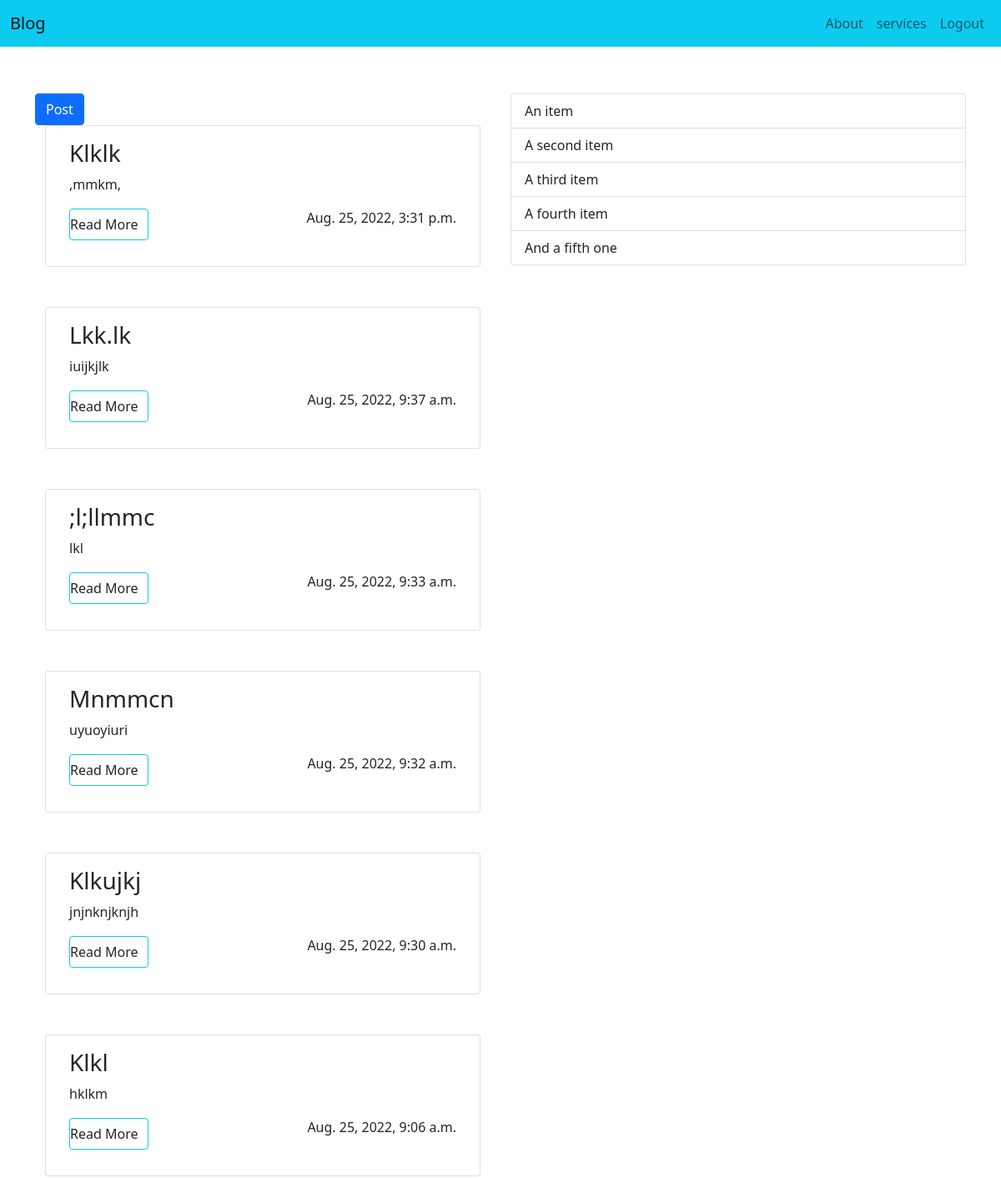
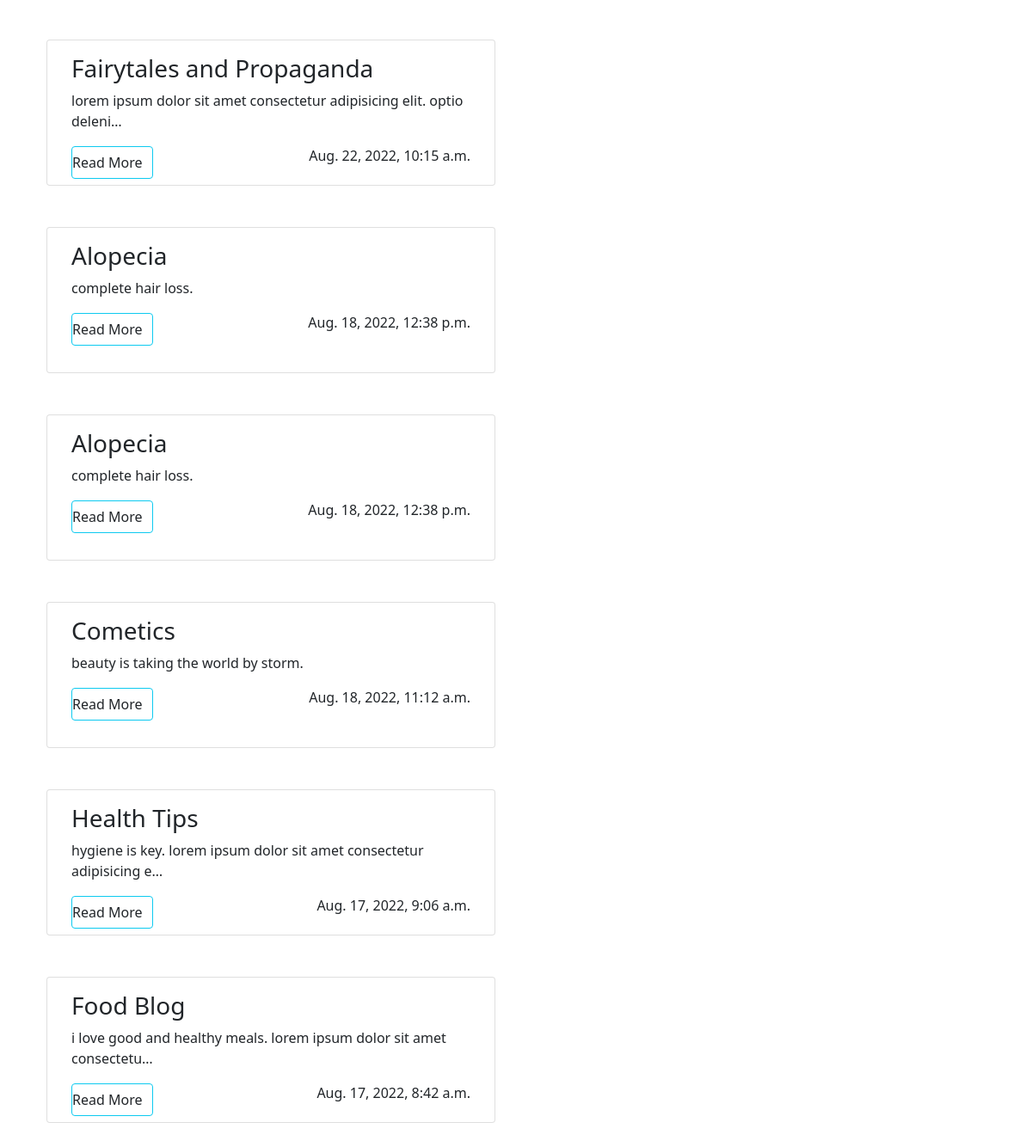
The app's page / (signed in) with its own data (2 pictures, top to bottom).
### blog/models.py (models this page shows, shortened)
class Post(models.Model):
    title = models.CharField(max_length=100)
    content = models.TextField()
    date_posted = models.DateTimeField(default=timezone.now)
    user = models.ForeignKey(User,on_delete=models.CASCADE)

### blog/views.py (the view)
# urls.py: path('', home, name='blog-name'),
@login_required
def home(request):
    posts = Post.objects.all().order_by('-id')
    form = PostForm(request.POST)
    if request.method == "POST":
        form = PostForm(request.POST)
        if form.is_valid():
            instance = form.save(commit=False)
            instance.user = request.user
            instance.save()
            messages.success(request, 'Post successful')
            return redirect('blog-name')
        else:
            form = PostForm()
    else:
        form = PostForm()
    context = {
        'posts':posts,
        'form': form
    }
    return render(request, 'blog/blog.html', context)

### blog/templates/blog/blog.html (shortened to what this page needs)
{%extends 'base.html'%}
{% block main %}
<button type="button" class="btn btn-primary" data-bs-toggle="modal" data-bs-target="#exampleModal">
  Post
</button>
<div class="container">
    <div class="row">
      {% for post in posts%}
        <div class="card mb-5" style="height: 170px;">
            <div class="card-body">
              <h3>{{post.title | capfirst}}</h3>
              <p>{{post.content | lower | truncatechars:70}}</p>
              <div class="d-flex justify-content-between align-items-center my-2">
                <a href="{%url 'blog-read' post.id%}" class=" text-decoration none text-dark btn border border-1 border-info ps-0">Read More</a>
                <p>{{post.date_posted}}</p>
              </div>
            </div>
          </div>
      {%endfor%}
    </div>
</div>
{%endblock%}

### templates/base.html (shortened to what this page needs)
{% load static %}
<!DOCTYPE html>
<html lang="en">
<head>
    <link href="https://cdn.jsdelivr.net/npm/bootstrap@5.1.3/dist/css/bootstrap.min.css" rel="stylesheet">
</head>
<body>
    {% include 'partials/navbar.html'%}
    <div class="container">
        <div class="row mt-5">
            <div class="col-sm-12 col-md-6 my-2">
                {% block main %}
                {% endblock %}
            </div>
            <div class="col-sm-12 col-md-6 my-2">
                <ul class="list-group">
                    <li class="list-group-item">An item</li>
                    <li class="list-group-item">A second item</li>
                    <li class="list-group-item">A third item</li>
                    <li class="list-group-item">A fourth item</li>
                    <li class="list-group-item">And a fifth one</li>
                  </ul>
            </div>
        </div>
    </div>
</body>
</html>

### templates/partials/navbar.html (shortened to what this page needs)
<nav class="navbar navbar-expand-lg navbar-light bg-info">
  <div class="container-fluid">
      <a class="navbar-brand" href="{%url 'blog-name'%}">Blog</a>
      <div class="collapse navbar-collapse" id="navbarNav">
        <ul class="navbar-nav ms-auto">
          <li class="nav-item">
            <a class="nav-link" href="{%url 'blog-about'%}">About</a>
          </li>
          <li class="nav-item">
            <a class="nav-link" href="{%url 'blog-services'%}">services</a>
          </li>
          {% if user.is_authenticated %}
          <li class="nav-item">
            <a class="nav-link" href="{% url 'logout-page' %}">Logout</a>
          </li>
          {% endif %}
        </ul>
      </div>
  </div>
</nav>

### records on screen
Post: title "Klklk", content ",mmkm,", date_posted "Aug. 25, 2022, 3:31 p.m."
Post: title "Lkk.lk", content "iuijkjlk", date_posted "Aug. 25, 2022, 9:37 a.m."
Post: title ";l;llmmc", content "lkl", date_posted "Aug. 25, 2022, 9:33 a.m."
Post: title "Mnmmcn", content "uyuoyiuri", date_posted "Aug. 25, 2022, 9:32 a.m."
Post: title "Klkujkj", content "jnjnknjknjh", date_posted "Aug. 25, 2022, 9:30 a.m."
Post: title "Klkl", content "hklkm", date_posted "Aug. 25, 2022, 9:06 a.m."
Post: title "Fairytales and Propaganda", content "lorem ipsum dolor sit amet consectetur adipisicing elit. optio deleni…", date_posted "Aug. 22, 2022, 10:15 a.m."
Post: title "Alopecia", content "complete hair loss.", date_posted "Aug. 18, 2022, 12:38 p.m."
Post: title "Alopecia", content "complete hair loss.", date_posted "Aug. 18, 2022, 12:38 p.m."
Post: title "Cometics", content "beauty is taking the world by storm.", date_posted "Aug. 18, 2022, 11:12 a.m."
Post: title "Health Tips", content "hygiene is key. lorem ipsum dolor sit amet consectetur adipisicing e…", date_posted "Aug. 17, 2022, 9:06 a.m."
Post: title "Food Blog", content "i love good and healthy meals. lorem ipsum dolor sit amet consectetu…", date_posted "Aug. 17, 2022, 8:42 a.m."
